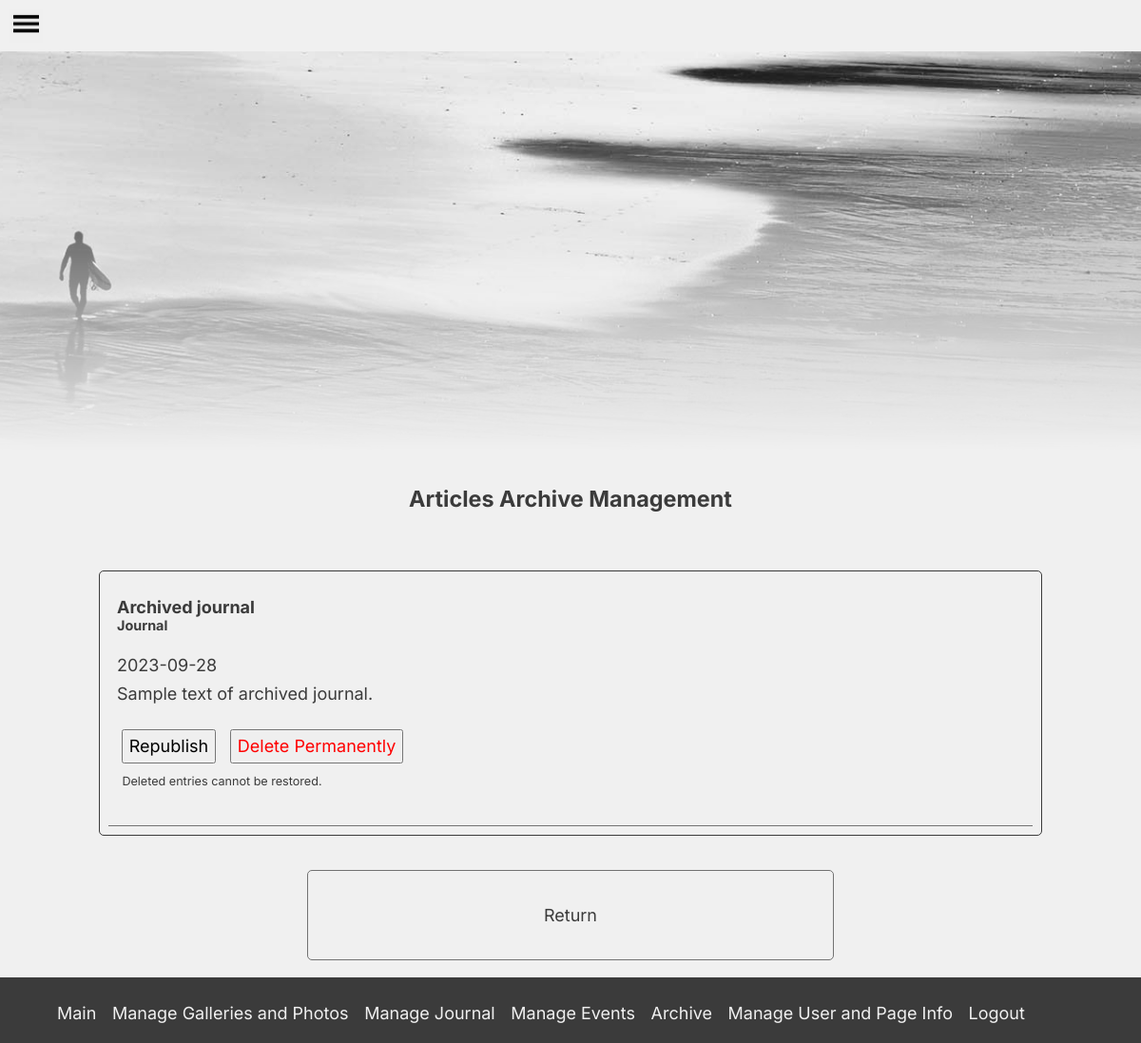
The page /archive (signed in) on the database its author committed.
### tables this page shows
CREATE TABLE articles (
    id INTEGER PRIMARY KEY AUTOINCREMENT,
    type TEXT NOT NULL,
    title TEXT NOT NULL,
    date DATE NOT NULL DEFAULT CURRENT_TIMESTAMP,
    content TEXT NOT NULL,
    archived BOOL NOT NULL,
    link TEXT,
    image INT
);

### app.py (the view, shortened to what this page needs)
@app.route("/archive", methods=["GET", "POST"])
@login_required
def archive():
    conn = get_db_connection()
    archived_ar = conn.execute('SELECT * FROM articles \
                               WHERE archived = 1 ORDER BY id DESC;', ).fetchall()
    conn.close()
    if request.method == "GET":
        if archived_ar:
            for row in archived_ar:
                if len(row['content'])>150:
                    row['content'] = row['content'][:150]+"..."
        return render_template("/archive.html",
                            pageinfo = page_info,
                            journal = journal_exist,
                            events = events_exist,
                            galls = gall_nav,
                            entries = archived_ar)

### back.py (called while the page is built)
def dict_factory(cursor, row):
    d = {}
    for idx, col in enumerate(cursor.description):
        d[col[0]] = row[idx]
    return d

def get_db_connection():
    conn = sqlite3.connect('photowebapp.db')
    conn.row_factory = dict_factory
    return conn

def login_required(f):
    @wraps(f)
    def decorated_function(*args, **kwargs):
        if session.get("user_id") is None:
            return redirect("/login")
        return f(*args, **kwargs)
    return decorated_function

### front.py (called while the page is built)
def date(value):
    return value[:10]

def capital(text):
    return text.capitalize()

### templates/archive.html (shortened to what this page needs)
{% extends "be_layout.html" %}
{% block main %}
<div class="mngt_container" style="margin-bottom: 0;">
    <h4 style="text-decoration: none;">Articles Archive Management</h4>
</div>
<div class="mngt_container">
    {% if entries %}
    <div class="entriesmng">
        {% for row in entries %}
        <div class="artmngcontainer">
            <h1 style="font-size: 1em;">{{ row.title }}</h1>
            <h5>{{ row.type | capital }}</h5>
            <p>{{ row.date | date }}</p>
            <p>{{ row.content }}</p>
            <br/>
            <form method="post">
                <button class="mngbutton" type="submit" name="republish" formaction="/archive?action=repub">Republish</button>
                <button class="mngbutton" style="color: red;" name="delete" type="submit" formaction="/archive?action=del">Delete Permanently</button>
                <p style="font-size: 0.7em; margin-left: 0.3rem;">Deleted entries cannot be restored.</p>
            </form>
            <br/>
        </div>
        {% endfor %}
    </div>
    {% else %}
    <h5>No archived entries to display</h5>
    {% endif %}
</div>
<ul>
    <a href="/management"><li class="limngt">Return</li></a>
</ul>
{% endblock %}

### static/styles.css (style rules this page uses)
* { margin: 0; padding: 0; font-size: 18px; font-family: inter; }
a:link, a:hover, a:active, a:visited { text-decoration: none; color: inherit; }
body { background-color: #f0f0f0; text-align: center; color:#3b3b3b; }
h4 { font-size: 1.3em; text-decoration: underline; padding-bottom: 0.3em; }
h5 { font-size: 0.8em; padding-bottom: 1em; }
h1 { font-size: 1.2em; }
p { margin-top: 0.5em; white-space: pre-wrap; }
ul { list-style-type: none; margin: 0; padding: 0; font-size: 1.5rem; }
.mngt_container { width: 90%; margin:auto; margin-top: 2rem; margin-bottom: 1rem; text-align: center; }
.limngt { text-align: center; display: block; margin:auto; margin-top: 1rem; width: 40%; padding: 2rem; color: #3b3b3b; border: solid 1px #727272; border-radius: 5px; }
.entriesmng { max-width: 90%; max-height: 800px; margin: auto; border: 1px solid #3b3b3b; border-radius: 5px; margin-top: 1rem; overflow-y: auto; padding: 0.5rem; }
.artmngcontainer { text-align: left; padding: 0.5rem; padding-top: 1rem; padding-bottom: 1rem; border-bottom: 1px solid #727272; }
.mngbutton { display: inline; padding: 0.3rem; margin: 0.3rem; }

### rows shown on the page
articles: title "Archived journal", type|capital "Journal", date "2023-09-28", content "Sample text of archived journal."
